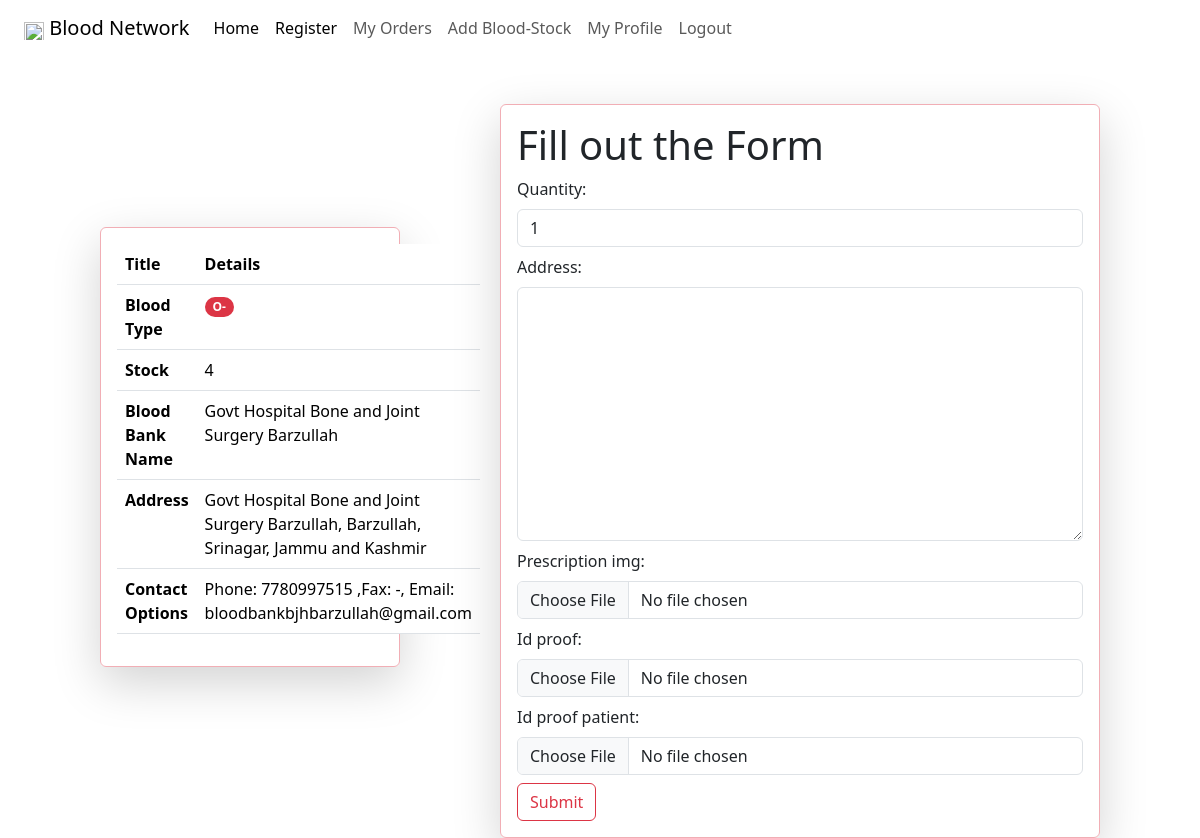
/4, run on the app's committed database.
### homepage/models.py (models this page shows, shortened)
class bloodStock(models.Model):
    BLOOD_TYPE = (
        ('A+', 'A+'),
        ('A-', 'A-'),
        ('B+', 'B+'),
        ('B-', 'B-'),
        ('AB+', 'AB+'),
        ('AB-', 'AB-'),
        ('O+', 'O+'),
        ('O-', 'O-'),
    )
    blood_bank = models.ForeignKey(User, on_delete=models.CASCADE)
    blood_type = models.CharField(max_length=30, choices=BLOOD_TYPE)
    quantity = models.IntegerField(default=0)

class User(AbstractUser):
    USER_TYPE =(
        ('provider', 'provider'),
        ('reciever', 'reciever'),
    )
    profile_img = models.ImageField(upload_to="profile_img/", blank=True)
    contact_no = models.CharField(max_length=200, blank=True)
    address = models.CharField(max_length=200, blank=True)
    city = models.CharField(max_length=100, blank=True)
    state = models.CharField(max_length=100, blank=True)
    user_type = models.CharField(max_length=20, choices=USER_TYPE)

### homepage/views.py (the view, shortened to what this page needs)
# urls.py: path("<int:listing_id>", views.blood_info, name="blood_info_view")
def blood_info(request, listing_id):
    try:
        get_details = bloodStock.objects.get(id=listing_id)
    except:
        get_details = ""
    order_form = orderForm
    return render(request, "homepage/blood_info_page.html", {
        "blood_details": get_details,
        "order_form": order_form
    })

### homepage/templates/homepage/blood_info_page.html (shortened to what this page needs)
{% extends 'homepage/layout.html'%}
{% load static %}
{% block body %}
<div class="row justify-content-evenly align-items-center">
  <div class="col-3 p-3 shadow-lg  border border-danger-subtle rounded">
    <table class="table">
      <thead>
        <tr>
          <th scope="col">Title</th>
          <th scope="col">Details</th>
        </tr>
      </thead>
      <tbody>
        <tr>
          <th scope="row">Blood Type</th>
          <td><span class="badge text-bg-danger rounded-pill" >{{blood_details.blood_type}}</span></td>
        </tr>
        <tr>
          <th scope="row">Stock</th>
          <td>{{ blood_details.quantity }}</td>
        </tr>
        <tr>
          <th scope="row">Blood Bank Name</th>
          <td colspan="2">{{blood_details.blood_bank.first_name}}</td>
        </tr>
        <tr>
          <th scope="row">Address</th>
          <td colspan="2">{{blood_details.blood_bank.address}}</td>
        </tr>
        <tr>
          <th scope="row">Contact Options</th>
          <td colspan="2">{{blood_details.blood_bank.contact_no}}</td>
        </tr>
      </tbody>
    </table>
  </div>
  <div class="col-6 p-3 border border-danger-subtle rounded mt-5 shadow-lg" >
    <h1>Fill out the Form </h1>
    <form action="{% url 'blood_info_view' blood_details.id %}" method="POST" enctype="multipart/form-data">
      {{ order_form }}
      <button type="submit" class="btn btn-outline-danger">Submit</button>
    </form>
  </div>
</div>
{% endblock %}

### data on the page
bloodStock: blood_type "O-", quantity "4", blood_bank.first_name "Govt Hospital Bone and Joint Surgery Barzullah", blood_bank.address "Govt Hospital Bone and Joint Surgery Barzullah, Barzullah, Srinagar, Jammu and Kashmir", blood_bank.contact_no "Phone: 7780997515 ,Fax: -, Email: bloodbankbjhbarzullah@gmail.com"
